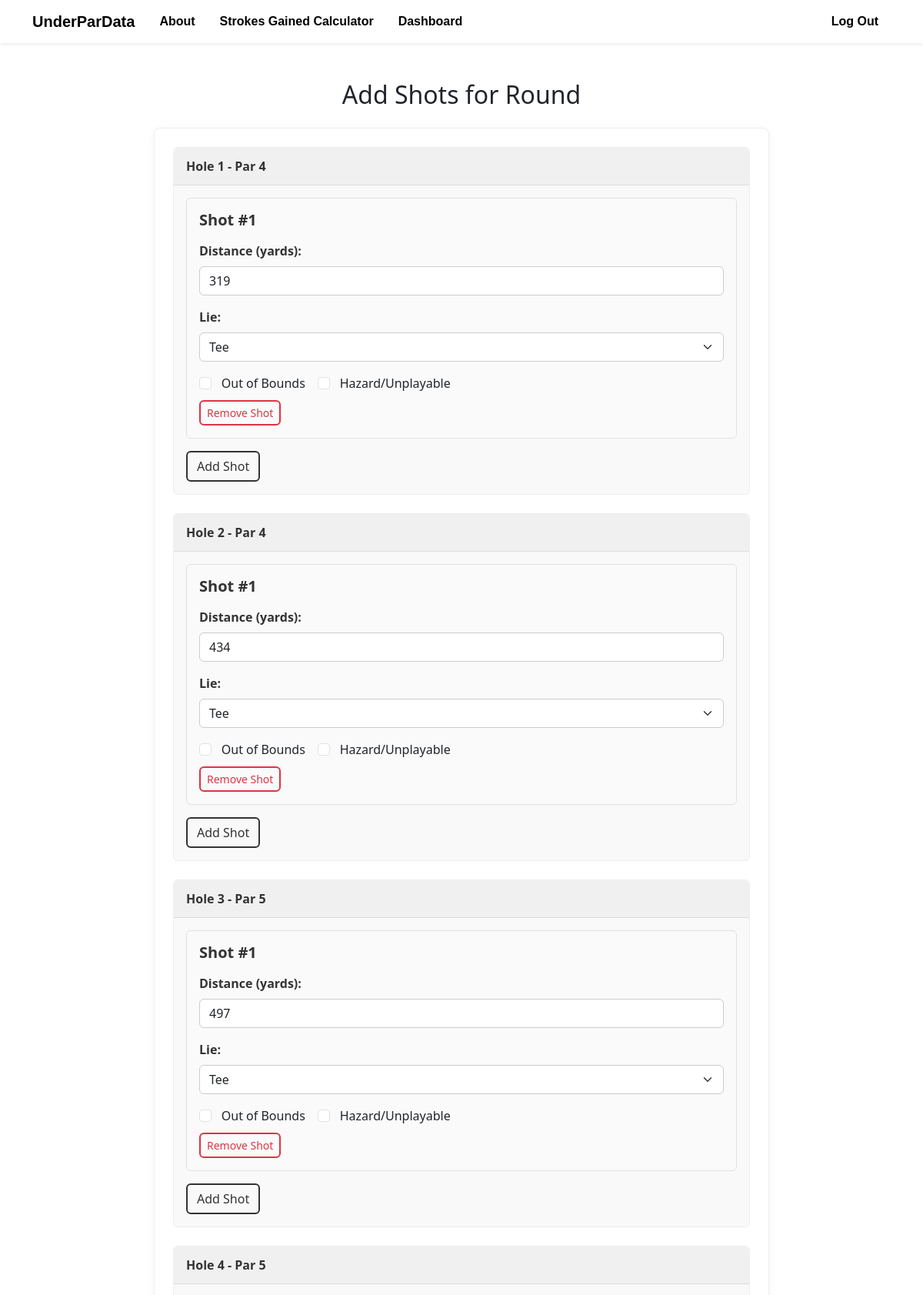
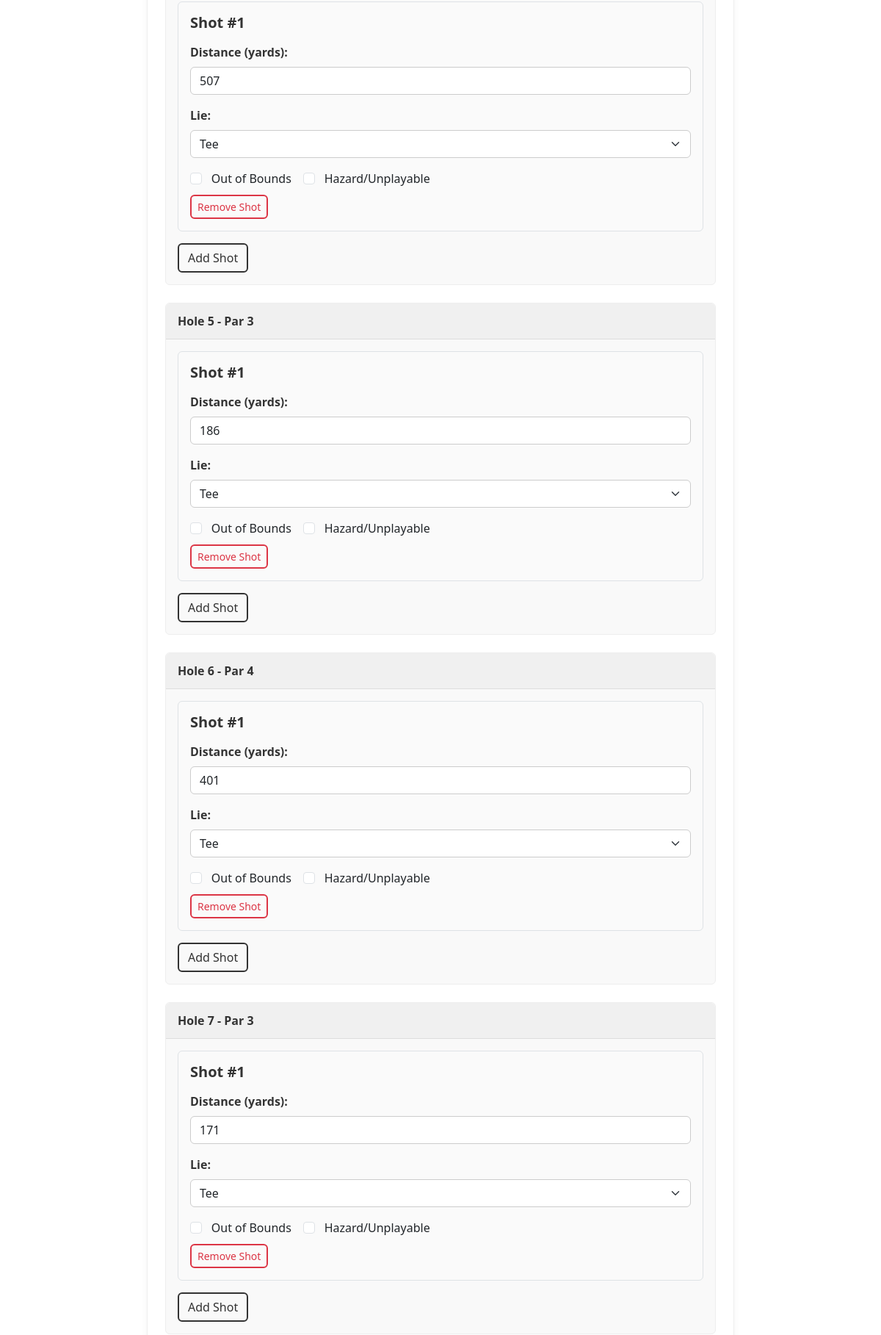
Screenshot of /add_shots/2 (signed in, upper part) with the database file from the repository (2 pictures, top to bottom).
### models/course.py (models this page shows)
class Hole(db.Model):
    __tablename__ = 'holes'
    holeID = db.Column(db.Integer, primary_key=True)
    courseID = db.Column(db.Integer, db.ForeignKey('courses.courseID'), nullable=False)
    teeID = db.Column(db.Integer, db.ForeignKey('tees.teeID'), nullable=False)
    number = db.Column(db.Integer, nullable=False)
    par = db.Column(db.Integer, nullable=False)
    distance = db.Column(db.Integer)
    course = relationship("Course", back_populates="holes")  # Add this line
    tees = relationship("Tee", back_populates="holes")
    shots = relationship("Shot", back_populates="holes")
    hole_stats = relationship("HoleStats", back_populates="hole")

### app.py (the view, shortened to what this page needs)
@app.route('/add_shots/<int:roundID>', methods=['GET', 'POST'])
@login_required
def add_shots(roundID):
    round_data = Round.query.get_or_404(roundID)
    course = Course.query.get_or_404(round_data.course_id)
    tee_id = round_data.tee_id
    holes = Hole.query.filter_by(courseID=course.courseID, teeID=tee_id).order_by(Hole.number).all()
    return render_template('add_shots.html', round_data=round_data, course=course, tee_id=tee_id, holes=holes)

### app.py (called while the page is built)
@login_manager.user_loader
def load_user(userID):
    return User.query.get(int(userID))

### templates/add_shots.html (shortened to what this page needs)
{% extends "base.html" %}
{% block extra_css %}
  <link rel="stylesheet" href="{{ url_for('static', filename='css/add_shots.css') }}">
{% endblock %}
{% block content %}
<div class="container mt-4">
  <h2 class="text-center mb-4">Add Shots for Round</h2>
  <form method="POST" id="add-shots-form" class="custom-form p-4">
    {% for hole in holes %}
      <div class="shot-section mb-4">
        <div class="shot-section-header">
          Hole {{ hole.number }} - Par {{ hole.par }}
        </div>
        <div class="shot-section-body">
          <div
            id="hole_{{ hole.number }}_shots"
            class="shots-container"
          >
            <div
              class="shot-card mb-3"
              id="hole_{{ hole.number }}_shot_1"
            >
              <h5 class="shot-title">Shot #1</h5>
              <div class="mb-3">
                <label
                  for="hole_{{ hole.number }}_shot_1_distance"
                  class="form-label custom-form-label"
                >
                  Distance (yards):
                </label>
                <input
                  type="number"
                  class="form-control custom-form-input"
                  name="hole_{{ hole.number }}_shot_1_distance"
                  id="hole_{{ hole.number }}_shot_1_distance"
                  value="{{ hole.distance }}"
                  required
                >
              </div>
              <div class="mb-3">
                <label
                  for="hole_{{ hole.number }}_shot_1_lie"
                  class="form-label custom-form-label"
                >
                  Lie:
                </label>
                <select
                  class="form-select custom-form-select"
                  name="hole_{{ hole.number }}_shot_1_lie"
                  id="hole_{{ hole.number }}_shot_1_lie"
                  required
                  onchange="updateMissDirection({{ hole.number }}, 1, {{ hole.par }})"
                >
                  <option value="Tee" selected>Tee</option>
                </select>
              </div>
              <div class="d-flex flex-wrap gap-3 align-items-center mb-2">
                <div class="form-check">
                  <input
                    type="checkbox"
                    class="form-check-input"
                    name="hole_{{ hole.number }}_shot_1_out_of_bounds"
                    id="hole_{{ hole.number }}_shot_1_out_of_bounds"
                    value="1"
                    onchange="addDummyShot({{ hole.number }}, 1, 'OOB', {{ hole.par }})"
                  >
                  <label
                    for="hole_{{ hole.number }}_shot_1_out_of_bounds"
                    class="form-check-label"
                  >
                    Out of Bounds
                  </label>
                </div>
                <div class="form-check">
                  <input
                    type="checkbox"
                    class="form-check-input"
                    name="hole_{{ hole.number }}_shot_1_hazard"
                    id="hole_{{ hole.number }}_shot_1_hazard"
                    value="1"
                    onchange="addDummyShot({{ hole.number }}, 1, 'hazard', {{ hole.par }})"
                  >
                  <label
                    for="hole_{{ hole.number }}_shot_1_hazard"
                    class="form-check-label"
                  >
                    Hazard/Unplayable
                  </label>
                </div>
              </div>
              <button
                type="button"
                class="btn btn-outline-danger btn-sm remove-shot-btn"
                onclick="removeShot({{ hole.number }}, 1)"
              >
                Remove Shot
              </button>
            </div>
          </div>
          <button
            type="button"
            class="btn btn-outline-dark"
            onclick="addShot({{ hole.number }}, {{ hole.par }})"
          >
            Add Shot
          </button>
        </div>
      </div>
    {% endfor %}
  </form>
</div>
{% endblock %}

### static/css/add_shots.css (style rules this page uses)
.custom-form { max-width: 800px; margin: 0 auto; background-color: #fff; border: 1px solid #eee; border-radius: 8px; box-shadow: 0 2px 10px rgba(0,0,0,0.05); }
.shot-section { border: 1px solid #eee; border-radius: 6px; background-color: #f9f9f9; padding: 0; }
.shot-section-header { background-color: #f0f0f0; padding: 0.75rem 1rem; font-weight: 600; border-bottom: 1px solid #ddd; border-radius: 6px 6px 0 0; color: #333; }
.shot-section-body { padding: 1rem; border-radius: 0 0 6px 6px; }
.shot-card { border: 1px solid #dee2e6; border-radius: 6px; padding: 1rem; background-color: #fafafa; }
.shot-title { margin-bottom: 1rem; font-weight: 600; color: #333; }
.custom-form-label { font-weight: 600; color: #333; }
.custom-form-input, .custom-form-select { border: 1px solid #ccc; border-radius: 6px; transition: box-shadow 0.2s, border-color 0.2s; }
.btn.btn-outline-dark { border: 2px solid #333; color: #333; transition: background-color 0.2s, color 0.2s; border-radius: 6px; }
.btn.btn-outline-danger { border: 2px solid #dc3545; color: #dc3545; transition: background-color 0.2s, color 0.2s; border-radius: 6px; }
.form-check-input { cursor: pointer; }
.form-check-label { margin-left: 0.3rem; cursor: pointer; }

### rows the page displays
Hole: number "1", par "4", distance "319", number+par "Tee"
Hole: number "2", par "4", distance "434", number+par "Tee"
Hole: number "3", par "5", distance "497", number+par "Tee"
Hole: number "4", par "5", distance "507", number+par "Tee"
Hole: number "5", par "3", distance "186", number+par "Tee"
Hole: number "6", par "4", distance "401", number+par "Tee"
Hole: number "7", par "3", distance "171", number+par "Tee"
